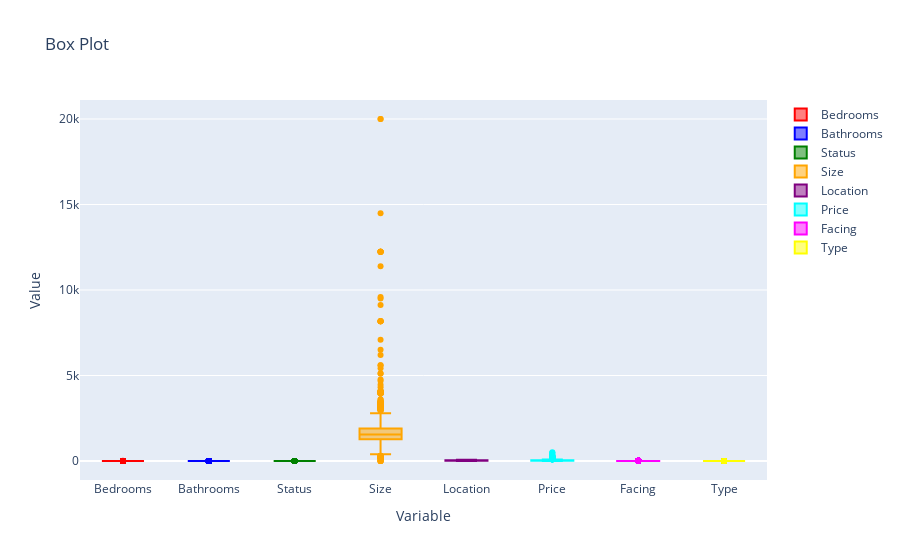

This figure's notebook cell:
### Code cell
for i,col in enumerate(df.columns):
    fig.add_trace(go.Box(y=df[col],name=col,marker_color=colors[i]))
fig.update_layout(title="Box Plot",yaxis_title="Value",xaxis_title="Variable")
fig.show()

### Figure 1 — Plotly figure (JSON) as saved in the notebook; plotly's stock layout.template omitted (floating-point values rounded to 4 significant figures; data arrays with more than 128 entries replaced by an {"elided": "..."} marker saying what was removed)
{"data": [{"marker": {"color": "red"}, "name": "Bedrooms", "type": "box", "visible": true, "y": {"elided": "1013 int values"}}, {"marker": {"color": "blue"}, "name": "Bathrooms", "type": "box", "visible": true, "y": {"elided": "1013 int values"}}, {"marker": {"color": "green"}, "name": "Status", "type": "box", "visible": true, "y": {"elided": "1013 int values"}}, {"marker": {"color": "orange"}, "name": "Size", "type": "box", "visible": true, "y": {"elided": "1013 int values"}}, {"marker": {"color": "purple"}, "name": "Location", "type": "box", "visible": true, "y": {"elided": "1013 int values"}}, {"marker": {"color": "cyan"}, "name": "Price", "type": "box", "visible": true, "y": {"elided": "1013 float values"}}, {"marker": {"color": "magenta"}, "name": "Facing", "type": "box", "visible": true, "y": {"elided": "1013 int values"}}, {"marker": {"color": "yellow"}, "name": "Type", "type": "box", "visible": true, "y": {"elided": "1013 int values"}}], "layout": {"autosize": true, "title": {"text": "Box Plot"}, "xaxis": {"autorange": true, "range": [-0.5, 7.5], "title": {"text": "Variable"}, "type": "category"}, "yaxis": {"autorange": true, "range": [-1111.0, 21110.0], "title": {"text": "Value"}, "type": "linear"}}}
